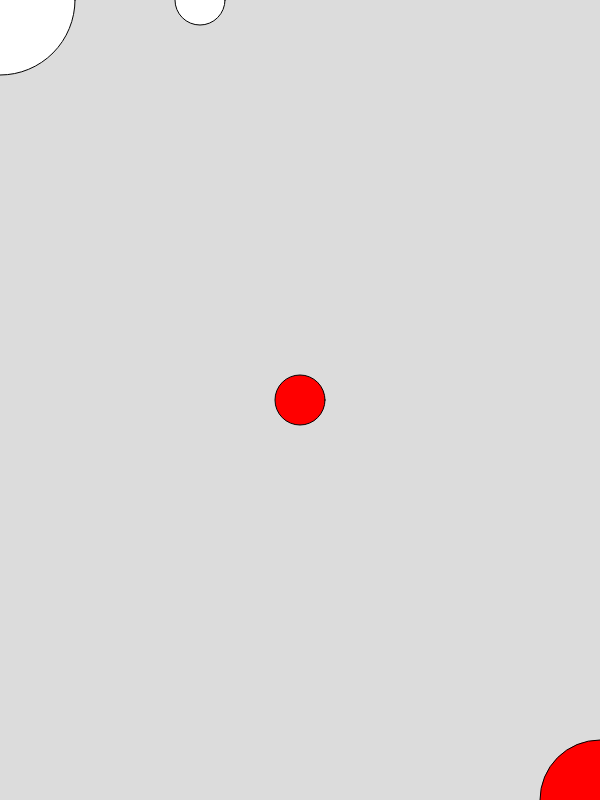
Frame 1 (no input)
Frame 60 (no input): identical to frame 1, image omitted
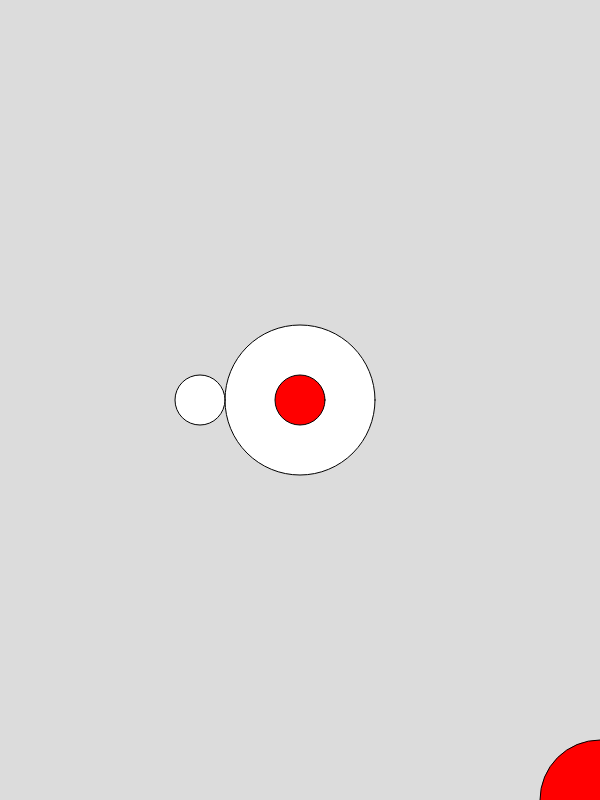
Frame 120 (the mouse pressed at the canvas centre since frame 60)

The p5.js sketch that drew these frames (run headless with seeded random() and noise() and a simulated clock; from frame 60 on, the mouse is pressed at the canvas centre):

// p5.js sketch
// ── sketch.js
function setup() {
  createCanvas(600, 800);
}

function draw() {
  background(220);
  fill(255);
  
  // variable declaration
  let x;
  // variable assignment
  x = mouseX;  

  // declaration and assignment in one line
  let y = mouseY;
  
  ellipse(x,y, 150);
  
  x = 200;
  
  ellipse(x, y, 50);
  
  fill(255, 0, 0);
  ellipse(width,height, 120);
  
  let cx = width /2;
  let cy = height / 2;
  ellipse(cx,cy, 50);
}
